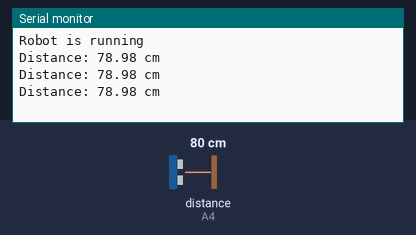
A sketch run on a simulated Arduino Uno, built with avr-gcc and run on an emulated ATmega328P. Parts: the last lines printed to the serial monitor. Wiring (inferred from the names in the program): ultrasonic range finder: trigger A3; echo A4. The inputs (shaded band) are chosen by the test bench; at power-on: distance to the obstacle (sensor on A4) 80 cm. The echo pulse lasts 58.3 µs per cm.

Above: at 1.5 s.
1.6 s: distance to the obstacle (sensor on A4) set to 2 cm
At 2.2 s:
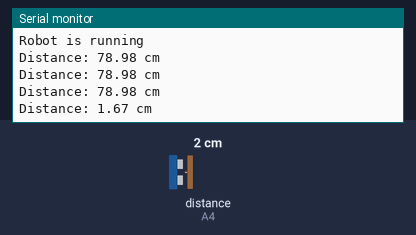
3.1 s: distance to the obstacle (sensor on A4) set to 4 cm
At 3.7 s:
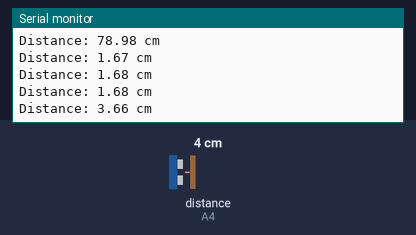
Timing chart, 0 to 6.1 s (numbered marks = the images above; inputs shaded):
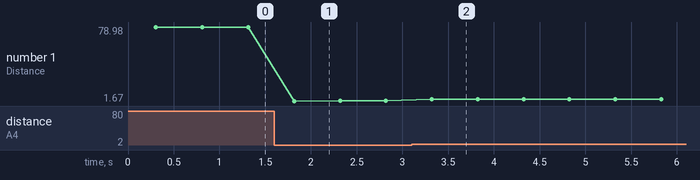

The sketch:

HC-SR05_ultrasound_test.ino
```cpp
#define trig A3
#define echo A4

uint32_t duration = 0;
float distance = 0.0;

void setup() {
  // put your setup code here, to run once:
  Serial.begin(9600);
  Serial.println("Robot is running");

  pinMode(trig, OUTPUT);
  pinMode(echo, INPUT);

  digitalWrite(trig, LOW);

  delay(300);
}

void loop() {
  // put your main code here, to run repeatedly:
  // Clears the trigPin condition
  digitalWrite(trig, LOW);
  delayMicroseconds(2);
  // Sets the trigPin HIGH (ACTIVE) for 10 microseconds
  digitalWrite(trig, HIGH);
  delayMicroseconds(10);
  digitalWrite(trig, LOW);
  // Reads the echoPin, returns the sound wave travel time in microseconds
  duration = pulseIn(echo, HIGH);
  // Calculating the distance
  distance = duration * 0.034 / 2.0; // Speed of sound wave divided by 2 (go and back)
  // Displays the distance on the Serial Monitor
  Serial.print("Distance: "); // in centimeters
  Serial.print(distance);
  Serial.println(" cm");
  delay(500);
}
```

Measured:
- after the input at 1.6 s, the serial monitor: prints a new line after 0.22 s (image 1)
- after the input at 3.1 s, the serial monitor: prints a new line after 0.22 s (image 2)
- plotted number 1: 78.98 → 1.68 after the input at 1.6 s, 1.68 → 3.66 after the input at 3.1 s
